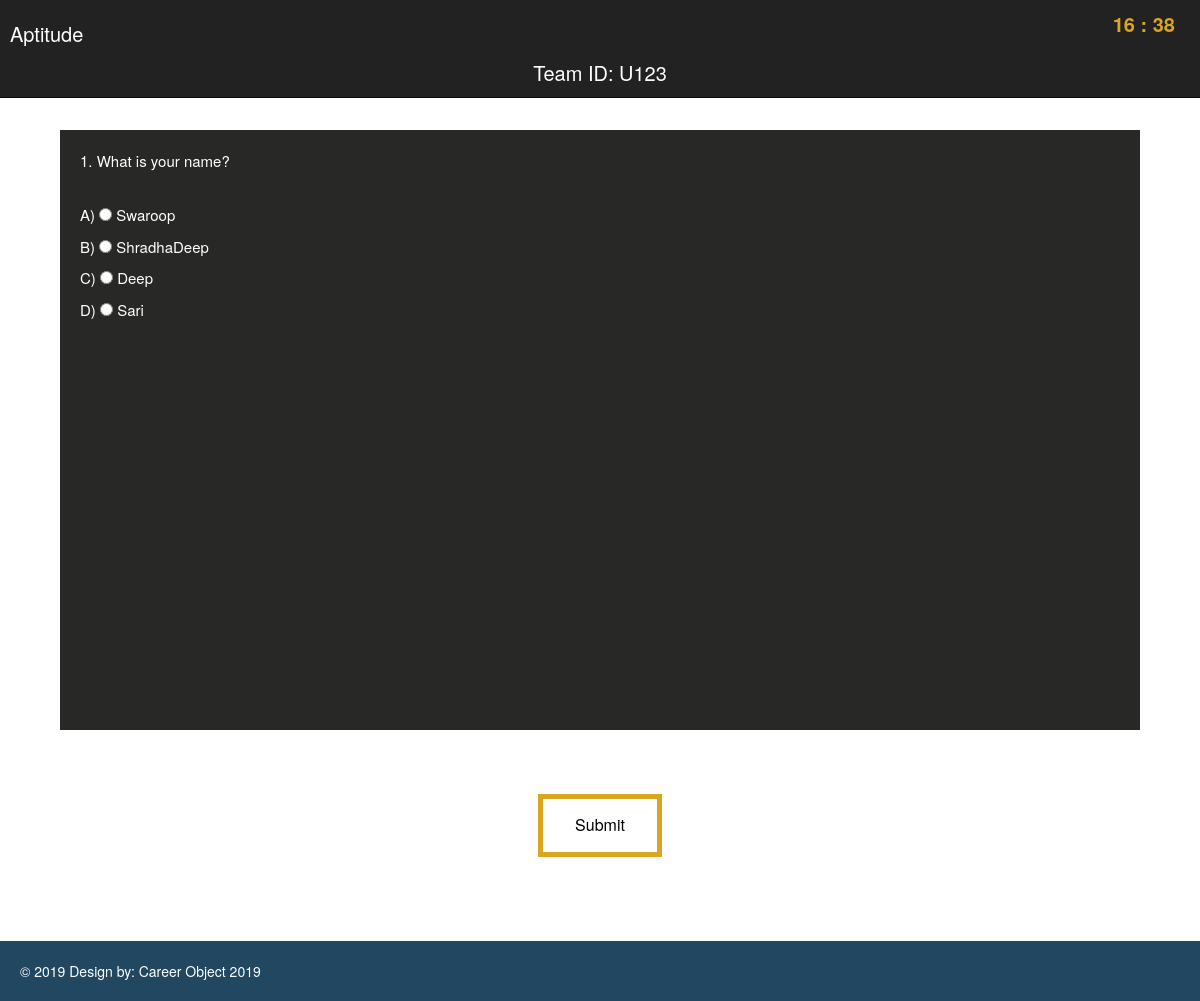
The app's page /attempt_quiz.php?trix_id=U123&&quiz_id=26 (signed in) with its own data.
### tables this page shows
CREATE TABLE `create_quiz` (
  `quiz_id` int(11) NOT NULL,
  `quiz_name` varchar(30) NOT NULL,
  `total_ques` int(11) NOT NULL,
  `display_ques` int(11) NOT NULL,
  `time_allocated` int(11) NOT NULL,
  `for_right` int(11) NOT NULL,
  `for_wrong` int(11) NOT NULL,
  `status` int(11) NOT NULL DEFAULT '0',
  `created_by` varchar(200) NOT NULL,
  `instruction` varchar(1000) NOT NULL
);

CREATE TABLE `ques` (
  `ques_id` int(11) NOT NULL,
  `quiz_id` int(11) NOT NULL,
  `ques` varchar(3000) NOT NULL,
  `correct_option` varchar(2) NOT NULL,
  `file_name` varchar(1000) NOT NULL
);

CREATE TABLE `ans` (
  `ques_id` int(11) NOT NULL,
  `quiz_id` int(11) NOT NULL,
  `option_id` varchar(2) NOT NULL,
  `answer` varchar(500) NOT NULL
);

### function.php (called while the page is built, shortened)
<?php
function get_quiz_details($quiz_id)
{
$sql="select * from create_quiz where quiz_id=$quiz_id";
foreach($GLOBALS['db']->query($sql) as $row);
return $row;
}
?>

### attempt_quiz.php (the view, shortened to what this page needs)
<?php
include 'function.php';
include 'links.php';
$quizId=$_GET['quiz_id'];
$trix_id=$_SESSION['trix_id'];
$quiz_detail=get_quiz_details($quizId);
	?><script>
<head>
</head>
    <div id="wrapper">
         <div class="navbar navbar-inverse navbar-fixed-top">
            <div class="adjust-nav">
                <span class="logout-spn" >
                  <p id='timer_div' style="color:#DAA520;font-size:20px;"></p>
                </span>
                <br>
                <p style="padding-left:10px; text-align: left; font-size:20px;"><?php echo $quiz_detail['quiz_name'];?></p>
                <p style="text-align: center; font-size:20px;"><?php echo "Team ID: ".$trix_id;?></p>
            </div>
        </div>
<br><br><br>
<body onload="javascript:myFunction();">
<?php
$sql="select min(ques_id), max(ques_id)from ques where quiz_id=$quizId";
foreach ($GLOBALS['db']->query($sql) as $row) {
		$min_ques_id=$row['min(ques_id)'];
		$max_ques_id=$row['max(ques_id)'];
	}
?>
<form action="" method="post">
<?php
$key=0;
for($i=$min_ques_id;$i<=$max_ques_id;$i++)
{
		$key++;
		?><div class="deck"><?php
		$sql_1="select ques,file_name from ques where ques_id=$i";
		foreach($GLOBALS['db']->query($sql_1)as $row)
		{
			?><div style="float:left;">
			<div class="ques">
			<?php echo "<p>".$key.".";
			echo " ".$row['ques'].'</p><br>';?></div>
			<?php $sql_2="select option_id,answer from ans where ques_id=$i and quiz_id=$quizId";
			foreach($GLOBALS['db']->query($sql_2)as $row)
			{
				?><p><?php echo $row['option_id'].") <input type='radio' name=q".$i." value=".$row['option_id']." id='re'>";
				echo "    ".$row['answer']."      ";
			}?></div>
			</div>
			</div>
			<?php
		}
}
?>
<br><br>
<center><input class="button button1" type="submit" name="submit" id="but"></center>
<br><br>
</body>
<br>
<br>
<?php
include 'footer.php';
?>

### assets/css/custom.css (style rules this page uses)
body { font-family: 'Open Sans', sans-serif; line-height:30px; }
#wrapper { width: 100%; margin-top:50px; }
.navbar-inverse { background-color: #214761; border-color: #F0F0F0; min-height: 80px; }
.logout-spn { float:right; color:#fff; font-size:25px; font-weight:800; margin:20px; margin: 10px 25px 10px 50px; }

### attempt_quiz.php (style rules this page uses)
body { background:#DCD8CF; }
p { color: white; font-size:15px; }
.deck { margin-left: auto; margin-right: auto; width:90%; padding:20px; height:600px; margin-top:20px; margin-bottom:20px; background:#282827; }
.ques { font-size:16px; color:white; }
.button { background-color: #4CAF50; border: none; color: white; padding: 15px 32px; text-align: center; text-decoration: none; display: inline-block; font-size: 16px; margin: 4px 2px; cursor: pointer; }
.button1 { background-color: white; color: black; border: 5px solid #DAA520; }

### records on screen
create_quiz: quiz_name "Aptitude"
ques: ques "What is your name?"
ans: option "A", answer "Swaroop"
ans: option "B", answer "ShradhaDeep"
ans: option "C", answer "Deep"
ans: option "D", answer "Sari"

### other values on screen
$trix_id "U123"
